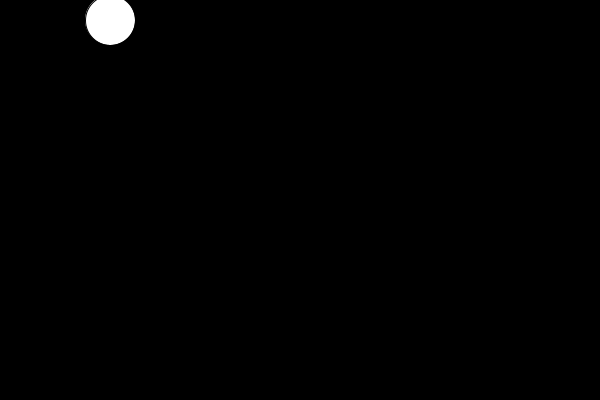
Frame 1 (no input)
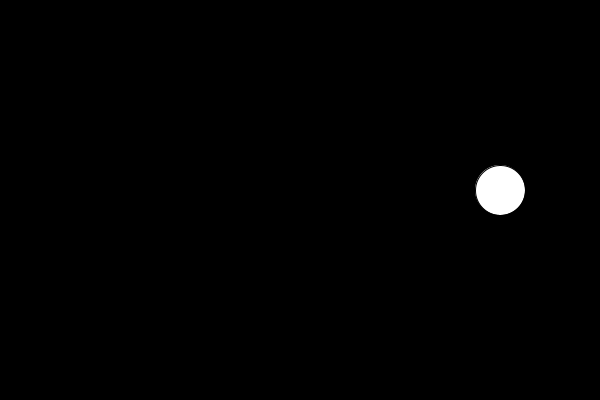
Frame 60 (the mouse pressed at the canvas centre just before this capture)
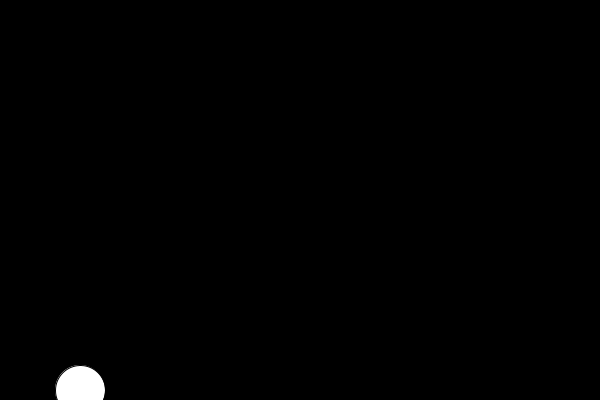
Frame 120 (the mouse held since frame 60 and released just before this capture)

The Processing sketch that drew these frames (run headless with seeded random() and noise(); from frame 60 on, the mouse is pressed at the canvas centre):

// Processing sketch: processing_38369
// ── processing_38369.pde

int x_position = 100;
int speedX = +10;
int y_position = 10;
int speedY = +10;

void setup() {
  size(600, 400);
}

void draw() { //even nothing had, draw() must be here.
  background(0);
  x_position +=speedX;
  y_position +=speedY;
  if (x_position>=600 ) speedX = -10;
  else if (x_position < 0) speedX = 10;
  if (y_position>=400 ) speedY = -10;
  else if (y_position < 0) speedY = 10;
  
  ellipse(x_position, y_position, 50, 50);
 
 // println(x_position+", "+x_reverse);
}
